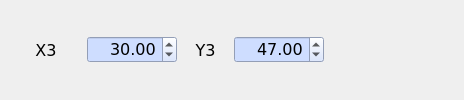
         <widget class="QWidget" name="layoutWidget20_3">
          <property name="font">
           <font>
            <family>Verdana</family>
            <pointsize>12</pointsize>
            <italic>false</italic>
            <bold>false</bold>
           </font>
          </property>
          <layout class="QHBoxLayout" name="horizontalLayout_52">
           <item>
            <widget class="QLabel" name="label_95">
             <property name="minimumSize">
              <size>
               <width>70</width>
               <height>0</height>
              </size>
             </property>
             <property name="maximumSize">
              <size>
               <width>70</width>
               <height>16777215</height>
              </size>
             </property>
             <property name="palette">
              <palette>
               <active>
                <colorrole role="Button">
                 <brush brushstyle="SolidPattern">
                  <color alpha="255">
                   <red>221</red>
                   <green>221</green>
                   <blue>221</blue>
                  </color>
                 </brush>
                </colorrole>
                <colorrole role="Base">
                 <brush brushstyle="SolidPattern">
                  <color alpha="255">
                   <red>221</red>
                   <green>221</green>
                   <blue>221</blue>
                  </color>
                 </brush>
                </colorrole>
                <colorrole role="Window">
                 <brush brushstyle="SolidPattern">
                  <color alpha="255">
                   <red>221</red>
                   <green>221</green>
                   <blue>221</blue>
                  </color>
                 </brush>
                </colorrole>
               </active>
               <inactive>
                <colorrole role="Button">
                 <brush brushstyle="SolidPattern">
                  <color alpha="255">
                   <red>221</red>
                   <green>221</green>
                   <blue>221</blue>
                  </color>
                 </brush>
                </colorrole>
                <colorrole role="Base">
                 <brush brushstyle="SolidPattern">
                  <color alpha="255">
                   <red>221</red>
                   <green>221</green>
                   <blue>221</blue>
                  </color>
                 </brush>
                </colorrole>
                <colorrole role="Window">
                 <brush brushstyle="SolidPattern">
                  <color alpha="255">
                   <red>221</red>
                   <green>221</green>
                   <blue>221</blue>
                  </color>
                 </brush>
                </colorrole>
               </inactive>
               <disabled>
                <colorrole role="Button">
                 <brush brushstyle="SolidPattern">
                  <color alpha="255">
                   <red>221</red>
                   <green>221</green>
                   <blue>221</blue>
                  </color>
                 </brush>
                </colorrole>
                <colorrole role="Base">
                 <brush brushstyle="SolidPattern">
                  <color alpha="255">
                   <red>221</red>
                   <green>221</green>
                   <blue>221</blue>
                  </color>
                 </brush>
                </colorrole>
                <colorrole role="Window">
                 <brush brushstyle="SolidPattern">
                  <color alpha="255">
                   <red>221</red>
                   <green>221</green>
                   <blue>221</blue>
                  </color>
                 </brush>
                </colorrole>
               </disabled>
              </palette>
             </property>
             <property name="font">
              <font>
               <family>Verdana</family>
               <pointsize>12</pointsize>
               <italic>false</italic>
               <bold>false</bold>
              </font>
             </property>
             <property name="layoutDirection">
              <enum>Qt::LeftToRight</enum>
             </property>
             <property name="autoFillBackground">
              <bool>false</bool>
             </property>
             <property name="frameShadow">
              <enum>QFrame::Sunken</enum>
             </property>
             <property name="text">
              <string>X3</string>
             </property>
             <property name="alignment">
              <set>Qt::AlignCenter</set>
             </property>
            </widget>
           </item>
           <item>
            <widget class="QDoubleSpinBox" name="xp3_3">
             <property name="minimumSize">
              <size>
               <width>90</width>
               <height>0</height>
              </size>
             </property>
             <property name="maximumSize">
              <size>
               <width>90</width>
               <height>16777215</height>
              </size>
             </property>
             <property name="styleSheet">
              <string notr="true">background-color: rgb(206, 221, 255);
font: 12pt &quot;Verdana&quot;;</string>
             </property>
             <property name="alignment">
              <set>Qt::AlignRight|Qt::AlignTrailing|Qt::AlignVCenter</set>
             </property>
             <property name="minimum">
              <double>-10000.000000000000000</double>
             </property>
             <property name="maximum">
              <double>10000.000000000000000</double>
             </property>
             <property name="singleStep">
              <double>10.000000000000000</double>
             </property>
             <property name="value">
              <double>30.000000000000000</double>
             </property>
            </widget>
           </item>
           <item>
            <widget class="QLabel" name="label_96">
             <property name="minimumSize">
              <size>
               <width>45</width>
               <height>0</height>
              </size>
             </property>
             <property name="maximumSize">
              <size>
               <width>45</width>
               <height>16777215</height>
              </size>
             </property>
             <property name="palette">
              <palette>
               <active>
                <colorrole role="Button">
                 <brush brushstyle="SolidPattern">
                  <color alpha="255">
                   <red>221</red>
                   <green>221</green>
                   <blue>221</blue>
                  </color>
                 </brush>
                </colorrole>
                <colorrole role="Base">
                 <brush brushstyle="SolidPattern">
                  <color alpha="255">
                   <red>221</red>
                   <green>221</green>
                   <blue>221</blue>
                  </color>
                 </brush>
                </colorrole>
                <colorrole role="Window">
                 <brush brushstyle="SolidPattern">
                  <color alpha="255">
                   <red>221</red>
                   <green>221</green>
                   <blue>221</blue>
                  </color>
                 </brush>
                </colorrole>
               </active>
               <inactive>
                <colorrole role="Button">
                 <brush brushstyle="SolidPattern">
                  <color alpha="255">
                   <red>221</red>
                   <green>221</green>
                   <blue>221</blue>
                  </color>
                 </brush>
                </colorrole>
                <colorrole role="Base">
                 <brush brushstyle="SolidPattern">
                  <color alpha="255">
                   <red>221</red>
                   <green>221</green>
                   <blue>221</blue>
                  </color>
                 </brush>
                </colorrole>
                <colorrole role="Window">
                 <brush brushstyle="SolidPattern">
                  <color alpha="255">
                   <red>221</red>
                   <green>221</green>
                   <blue>221</blue>
                  </color>
                 </brush>
                </colorrole>
               </inactive>
               <disabled>
                <colorrole role="Button">
                 <brush brushstyle="SolidPattern">
                  <color alpha="255">
                   <red>221</red>
                   <green>221</green>
                   <blue>221</blue>
                  </color>
                 </brush>
                </colorrole>
                <colorrole role="Base">
                 <brush brushstyle="SolidPattern">
                  <color alpha="255">
                   <red>221</red>
                   <green>221</green>
                   <blue>221</blue>
                  </color>
                 </brush>
                </colorrole>
                <colorrole role="Window">
                 <brush brushstyle="SolidPattern">
                  <color alpha="255">
                   <red>221</red>
                   <green>221</green>
                   <blue>221</blue>
                  </color>
                 </brush>
                </colorrole>
               </disabled>
              </palette>
             </property>
             <property name="font">
              <font>
               <family>Verdana</family>
               <pointsize>12</pointsize>
               <italic>false</italic>
               <bold>false</bold>
              </font>
             </property>
             <property name="layoutDirection">
              <enum>Qt::LeftToRight</enum>
             </property>
             <property name="autoFillBackground">
              <bool>false</bool>
             </property>
             <property name="frameShadow">
              <enum>QFrame::Sunken</enum>
             </property>
             <property name="text">
              <string>Y3</string>
             </property>
             <property name="alignment">
              <set>Qt::AlignCenter</set>
             </property>
            </widget>
           </item>
           <item>
            <widget class="QDoubleSpinBox" name="yp3_3">
             <property name="minimumSize">
              <size>
               <width>90</width>
               <height>0</height>
              </size>
             </property>
             <property name="maximumSize">
              <size>
               <width>90</width>
               <height>16777215</height>
              </size>
             </property>
             <property name="styleSheet">
              <string notr="true">background-color: rgb(206, 221, 255);
font: 12pt &quot;Verdana&quot;;</string>
             </property>
             <property name="alignment">
              <set>Qt::AlignRight|Qt::AlignTrailing|Qt::AlignVCenter</set>
             </property>
             <property name="minimum">
              <double>-10000.000000000000000</double>
             </property>
             <property name="maximum">
              <double>10000.000000000000000</double>
             </property>
             <property name="singleStep">
              <double>10.000000000000000</double>
             </property>
             <property name="value">
              <double>47.000000000000000</double>
             </property>
            </widget>
           </item>
           <item>
            <widget class="QLineEdit" name="cp_3">
             <property name="enabled">
              <bool>false</bool>
             </property>
             <property name="maximumSize">
              <size>
               <width>16777215</width>
               <height>16777215</height>
              </size>
             </property>
             <property name="font">
              <font>
               <family>Verdana</family>
               <pointsize>9</pointsize>
               <italic>false</italic>
               <bold>false</bold>
              </font>
             </property>
             <property name="styleSheet">
              <string notr="true">font: 9pt &quot;Verdana&quot;;</string>
             </property>
             <property name="frame">
              <bool>false</bool>
             </property>
             <property name="alignment">
              <set>Qt::AlignLeading|Qt::AlignLeft|Qt::AlignVCenter</set>
             </property>
            </widget>
           </item>
          </layout>
         </widget>
